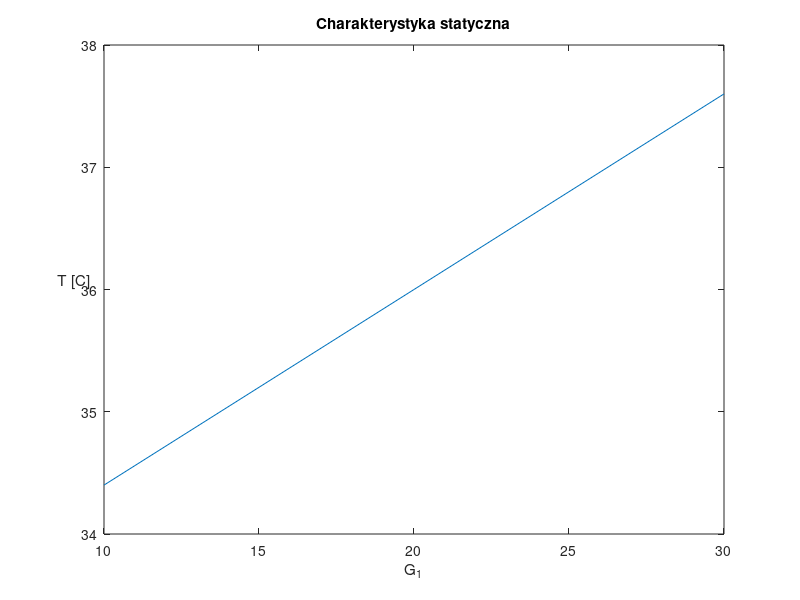

Write MATLAB code to recreate this figure.


plot([10 20 30],[34.4,36,37.6])
title("Charakterystyka statyczna")
ylabel("T [C]")
xlabel("G_1")
set(get(gca,'ylabel'),'rotation',0)
xlim([10, 30])
exportgraphics(gca,'char_stat.pdf')
